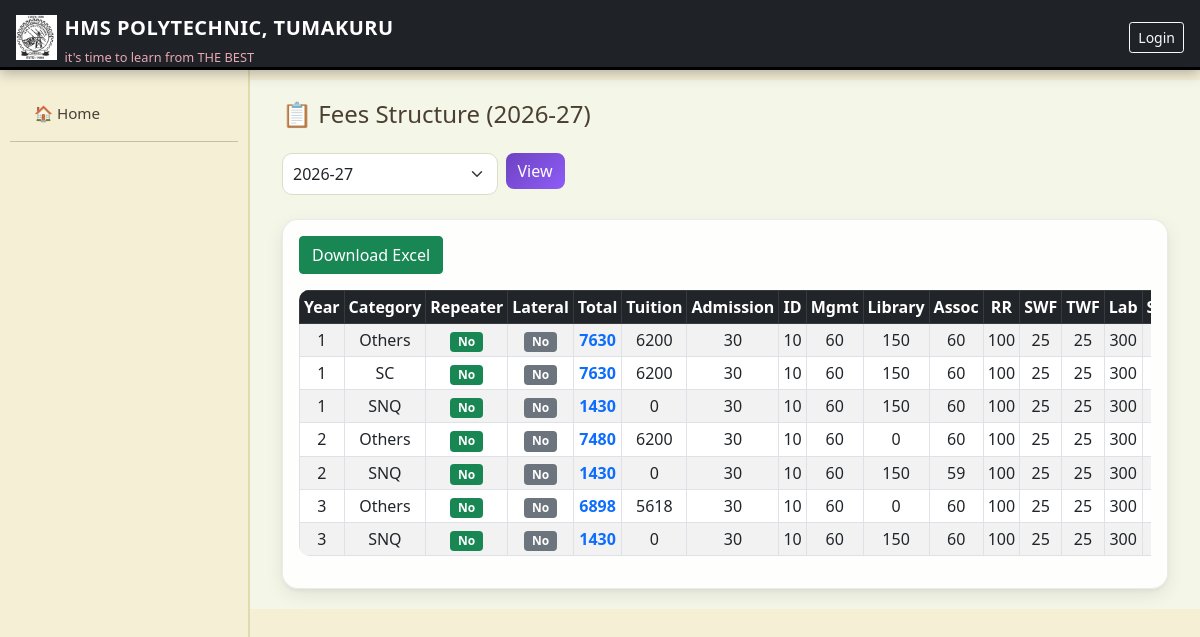
The page /fees-structure/ on the database its author committed.
### accounts/models.py (models this page shows, shortened)
class Academic_Year(models.Model):
    academic_year=models.CharField(max_length=7,primary_key=True)

class Fees_Structure(models.Model):
    year=models.IntegerField(default=1,choices=year_choices)
    academic_year=models.ForeignKey(Academic_Year,on_delete=models.CASCADE)
    category=models.CharField(max_length=20,choices=category_choices,default="Others")
    repeater=models.BooleanField(default= False)
    is_lateral = models.BooleanField(default=False)
    total_fees=models.IntegerField(default=0)
    tution_fees=models.IntegerField(default=0)
    admission_fees=models.IntegerField(default=0)
    id_fees=models.IntegerField(default=0)
    management_fees=models.IntegerField(default=0)
    lib_fees=models.IntegerField(default=0)
    assn_fees=models.IntegerField(default=0)
    rr_fees=models.IntegerField(default=0)
    swf_fees=models.IntegerField(default=0)
    twf_fees=models.IntegerField(default=0)
    lab_fees=models.IntegerField(default=0)
    sp_fees=models.IntegerField(default=0)
    nss_fees=models.IntegerField(default=0)
    dev_fees=models.IntegerField(default=0)
    red_cross_fees = models.IntegerField(default=0)
    class Meta:
        constraints = [
            models.UniqueConstraint(
                fields=['year', 'academic_year', 'category', 'repeater', 'is_lateral'],
                name='unique_fee_structure_combination'
            )
        ]

### accounts/views.py (the view, shortened to what this page needs)
# urls.py: path('fees-structure/', views.fees_structure_view, name='fees_structure'),
def fees_structure_view(request):
    academic_year = None
    fees_structures = None
    if not academic_year:
        academic_year = Academic_Year.objects.order_by('-academic_year').first()
    if academic_year:
        fees_structures = Fees_Structure.objects.filter(
            academic_year=academic_year
        ).order_by('year', 'category', 'repeater', 'is_lateral')
    return render(request, 'fees_structure.html', {
        'fees_structures': fees_structures,
        'academic_year': academic_year,
        'all_years': Academic_Year.objects.all().order_by('-academic_year')
    })

### templates/fees_structure.html (shortened to what this page needs)
{% extends 'base.html' %}
{% load static %}
{% block content %}
<div class="container-fluid">
    <div class="d-flex justify-content-between align-items-center mb-3">
        <h4>
            📋 Fees Structure
            {% if academic_year %}
                ({{ academic_year.academic_year }})
            {% endif %}
        </h4>
    </div>
    <form method="post" class="row g-2 mb-4">
        <div class="col-md-4 col-lg-3">
            <select name="academic_year" class="form-select" required>
                {% for y in all_years %}
                    <option value="{{ y.academic_year }}"
                        {% if academic_year and academic_year.academic_year == y.academic_year %}selected{% endif %}>
                        {{ y.academic_year }}
                    </option>
                {% endfor %}
            </select>
        </div>
        <div class="col-auto">
            <button type="submit" class="btn btn-primary">
                View
            </button>
        </div>
    </form>
    <div class="card p-3">
        {% if fees_structures %}
        <div class="table-responsive">
            <button id="downloadexcel" class="btn btn-success mb-3">
                Download Excel
           </button>
            <table id="fees-table" class="table table-bordered table-hover table-striped table-sm text-center align-middle">
                <thead class="table-dark">
                    <tr>
                        <th>Year</th>
                        <th>Category</th>
                        <th>Repeater</th>
                        <th>Lateral</th>
                        <th>Total</th>
                        <th>Tuition</th>
                        <th>Admission</th>
                        <th>ID</th>
                        <th>Mgmt</th>
                        <th>Library</th>
                        <th>Assoc</th>
                        <th>RR</th>
                        <th>SWF</th>
                        <th>TWF</th>
                        <th>Lab</th>
                        <th>Sports</th>
                    </tr>
                </thead>
                <tbody>
                    {% for f in fees_structures %}
                    <tr>
                        <td>{{ f.year }}</td>
                        <td>{{ f.category }}</td>
                        <td>
                            {% if f.repeater %}
                                <span class="badge bg-warning text-dark">Yes</span>
                            {% else %}
                                <span class="badge bg-success">No</span>
                            {% endif %}
                        </td>
                        <td>
                            {% if f.is_lateral %}
                                <span class="badge bg-info text-dark">Yes</span>
                            {% else %}
                                <span class="badge bg-secondary">No</span>
                            {% endif %}
                        </td>
                        <td class="fw-bold text-primary" data-type="number">
                            {{ f.total_fees }}
                        </td>
                        <td data-type="number">{{ f.tution_fees }}</td>
                        <td data-type="number">{{ f.admission_fees }}</td>
                        <td data-type="number">{{ f.id_fees }}</td>
                        <td data-type="number">{{ f.management_fees }}</td>
                        <td data-type="number">{{ f.lib_fees }}</td>
                        <td data-type="number">{{ f.assn_fees }}</td>
                        <td data-type="number">{{ f.rr_fees }}</td>
                        <td data-type="number">{{ f.swf_fees }}</td>
                        <td data-type="number">{{ f.twf_fees }}</td>
                        <td data-type="number">{{ f.lab_fees }}</td>
                        <td data-type="number">{{ f.sp_fees }}</td>
                    </tr>
                    {% endfor %}
                </tbody>
            </table>
        </div>
        {% else %}
            <div class="text-muted text-center py-3">
                No data available for selected academic year
            </div>
        {% endif %}
    </div>
</div>
{% endblock %}

### templates/base.html (style rules this page uses)
body { background-color: #f5efd6 !important; color: #3e3e3e; font-family: 'Segoe UI', Tahoma, sans-serif; }
.container, .row { background-color: transparent !important; }
.card, .bg-light { background: rgba(255,255,255,0.9) !important; backdrop-filter: blur(6px); border: 1px solid rgba(0,0,0,0.08); border-radius: 16px; box-shadow: 0 6px 18px rgba(0,0,0,0.08), 0 2px 4px rgba(0,0,0,0.05); }
.table { background-color: #ffffff !important; border-radius: 10px; overflow: hidden; }
.table thead { background-color: #ecefdc !important; }
.form-control, .form-select { background-color: #ffffff !important; border: 1px solid #dcdcc8; border-radius: 10px; padding: 8px 10px; }
.btn-primary { background: linear-gradient(135deg, #6f42c1, #8e5cf7); border: none; border-radius: 8px; font-weight: 500; }
.btn-success { background-color: #198754; }
h1, h2, h3, h4, h5 { color: #4b3f2f; }

### rows shown on the page
Academic_Year: academic_year "2026-27"
Fees_Structure: year "1", category "Others", repeater "No", is_lateral "No", total_fees "7630", tution_fees "6200", admission_fees "30", id_fees "10", management_fees "60", lib_fees "150", assn_fees "60", rr_fees "100", swf_fees "25", twf_fees "25", lab_fees "300"
Fees_Structure: year "1", category "SC", repeater "No", is_lateral "No", total_fees "7630", tution_fees "6200", admission_fees "30", id_fees "10", management_fees "60", lib_fees "150", assn_fees "60", rr_fees "100", swf_fees "25", twf_fees "25", lab_fees "300"
Fees_Structure: year "1", category "SNQ", repeater "No", is_lateral "No", total_fees "1430", tution_fees "0", admission_fees "30", id_fees "10", management_fees "60", lib_fees "150", assn_fees "60", rr_fees "100", swf_fees "25", twf_fees "25", lab_fees "300"
Fees_Structure: year "2", category "Others", repeater "No", is_lateral "No", total_fees "7480", tution_fees "6200", admission_fees "30", id_fees "10", management_fees "60", lib_fees "0", assn_fees "60", rr_fees "100", swf_fees "25", twf_fees "25", lab_fees "300"
Fees_Structure: year "2", category "SNQ", repeater "No", is_lateral "No", total_fees "1430", tution_fees "0", admission_fees "30", id_fees "10", management_fees "60", lib_fees "150", assn_fees "59", rr_fees "100", swf_fees "25", twf_fees "25", lab_fees "300"
Fees_Structure: year "3", category "Others", repeater "No", is_lateral "No", total_fees "6898", tution_fees "5618", admission_fees "30", id_fees "10", management_fees "60", lib_fees "0", assn_fees "60", rr_fees "100", swf_fees "25", twf_fees "25", lab_fees "300"
Fees_Structure: year "3", category "SNQ", repeater "No", is_lateral "No", total_fees "1430", tution_fees "0", admission_fees "30", id_fees "10", management_fees "60", lib_fees "150", assn_fees "60", rr_fees "100", swf_fees "25", twf_fees "25", lab_fees "300"

### other values the page prints
form field academic_year "2026-27"
